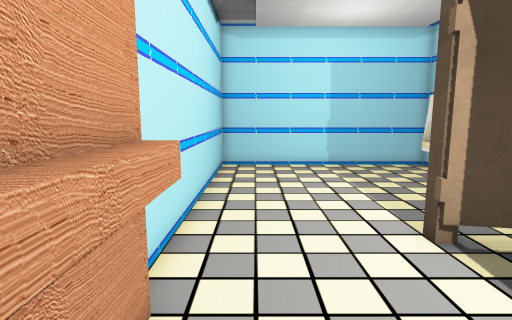
[1] (above)

12 first-person views from a walk through a Unity game level. The camera is 1.4 m above the floor, tilts 8° down and sees 80° across. The floor is counted in squares, 0.5 m on a side. Each view is taken from the middle of a square. On the plan, view 1 faces up. The plan holds only what a view shows up to about 20 squares ahead; the rest is blank.

[2]
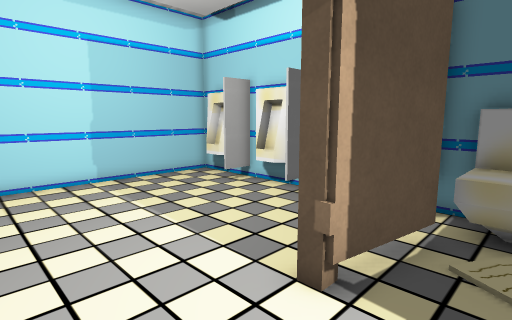

[3]
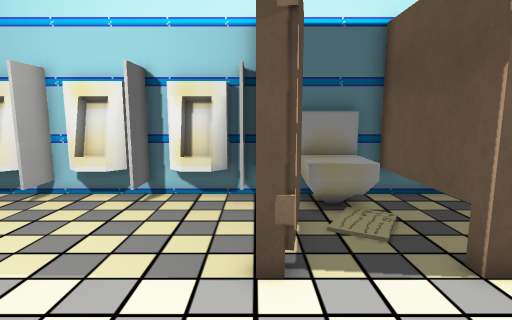

[4]
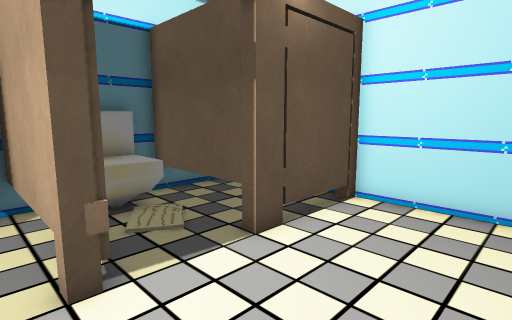

[5]
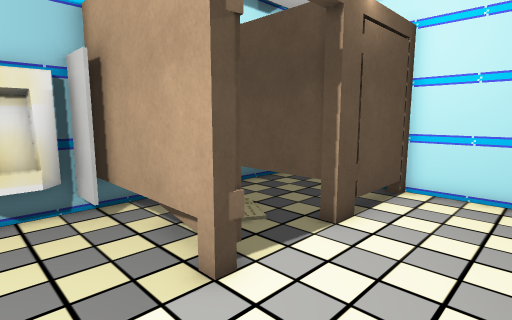

[6]
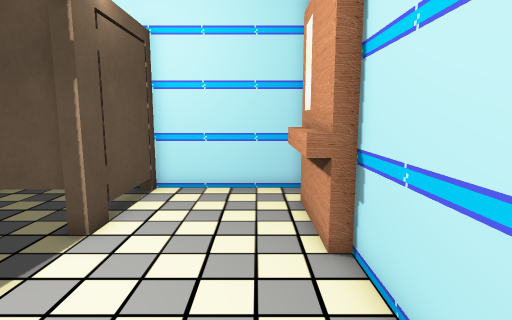

[7]
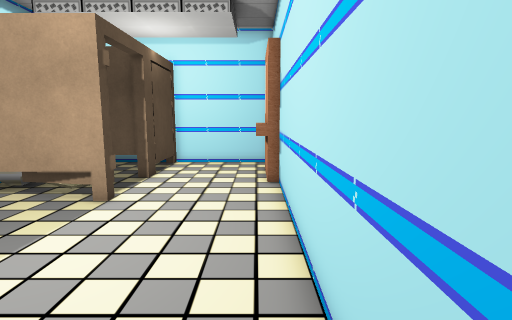

[8]
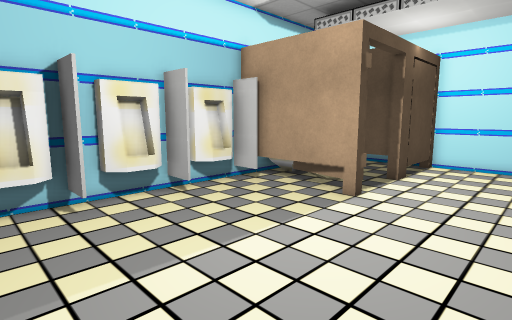

[9]
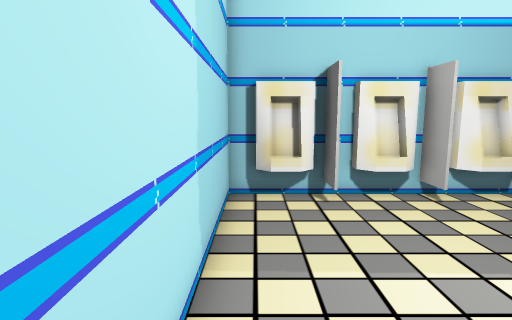

[10]
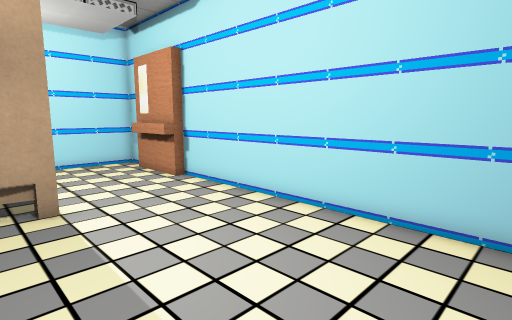

[11]
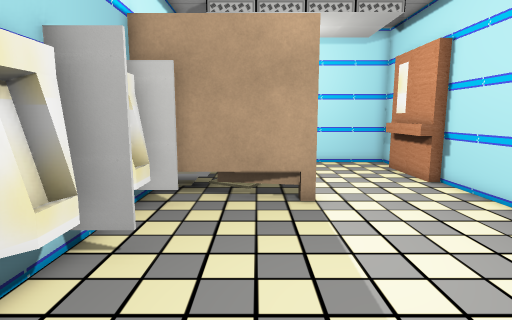

[12]
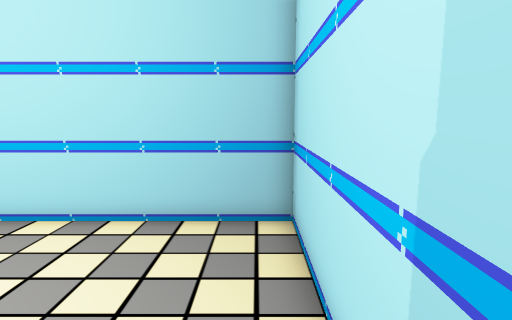

### Floor plan
Key: @ floor where view 1 was taken; # wall or solid block; . floor; ^ raised ledge; O other object.
Columns run from 2 left of view 1 to 10 right of it. Each row starts with its distance up from view 1.
 18 #############
 17 #..........O#
 16 #..........OO
 15 #..........O#
 14 #..........O#
 13 #..........OO
 12 #..........OO
 11 #..........O#
 10 #..........O#
  9 #..........OO
  8 #..........O#
  7 #.....OOOOOOO
  6 #.....OOOO..#
  5 #.........^^^
  4 ##........^^^
  3 ##....OOO O #
  2  #....OOOOOO#
  1 ##....O ....#
  0 # @...O ....#
 -1 #.....O ....
 -2 ######O  #

Where each view was taken, in squares from view 1:
view 1: 0 up, 0 right, facing up
view 2: 4 up, 0 right, facing up-right
view 3: 7 up, 1 left, facing right
view 4: 8 up, 1 left, facing down-right
view 5: 10 up, 0 right, facing down-right
view 6: 10 up, 0 right, facing down
view 7: 17 up, 1 left, facing down
view 8: 17 up, 1 left, facing down-right
view 9: 17 up, 1 left, facing right
view 10: 17 up, 6 right, facing down-left
view 11: 17 up, 6 right, facing down
view 12: 17 up, 6 right, facing left
